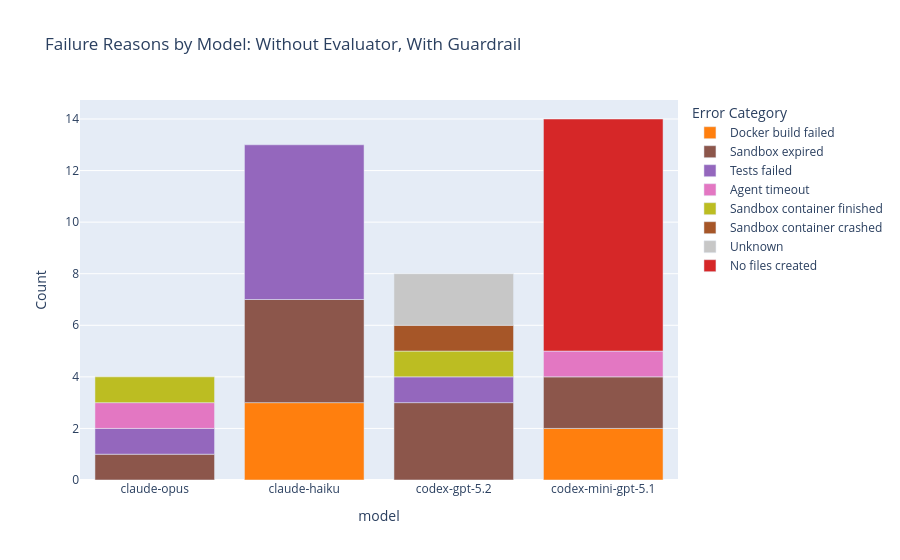

Here is the notebook cell this chart was saved with:
### Markdown cell above
## Common Failure Reasons

### Code cell
failures = df[~df["success"]].copy()


def categorize_error(msg):
    if not msg:
        return "Unknown"
    m = msg.lower()
    # Agent never created required files
    if "dockerfile not found" in m:
        return "No files created"
    # Agent timeout (budget/time exhausted)
    if "timeout" in m or "timed out" in m or "status timeout" in m:
        return "Agent timeout"
    # Modal sandbox expired — shut down before we could read results
    if "not found" in m and "already shut down" in m:
        return "Sandbox expired"
    # Modal sandbox crashed / container finished unexpectedly
    if "associated container has finished" in m:
        return "Sandbox container finished"
    if "container id" in m and ("finished" in m or "status=" in m):
        return "Sandbox container crashed"
    if "no container with id" in m:
        return "Sandbox container not found"
    # Docker image build failed (files exist but build broke)
    if "build failed" in m:
        return "Docker build failed"
    # Tests ran but returned non-zero
    if "test run failed" in m or ("test" in m and "return code" in m):
        return "Tests failed"
    # Low-level infra / network errors
    if any(x in m for x in ["nodename nor servname", "file descriptor not found", "errno", "eof"]):
        return "Infrastructure error"
    return "Other"


failures["error_category"] = failures["error_message"].apply(categorize_error)
err_df = failures.groupby(["model", "error_category"]).size().reset_index(name="count")

# Consistent color per category
category_colors = {
    "No files created": "#d62728",
    "Docker build failed": "#ff7f0e",
    "Tests failed": "#9467bd",
    "Agent timeout": "#e377c2",
    "Sandbox expired": "#8c564b",
    "Sandbox container finished": "#bcbd22",
    "Sandbox container crashed": "#a65628",
    "Sandbox container not found": "#f4a582",
    "Infrastructure error": "#7f7f7f",
    "Unknown": "#c7c7c7",
    "Other": "#17becf",
}

fig = px.bar(
    err_df,
    x="model",
    y="count",
    color="error_category",
    title="Failure Reasons by Model: Without Evaluator, With Guardrail",
    labels={"count": "Count", "error_category": "Error Category"},
    category_orders={"model": MODEL_ORDER},
    color_discrete_map=category_colors,
)
fig.show()

# Show what's left in "Other" if any
other_failures = failures[failures["error_category"] == "Other"]
if len(other_failures) > 0:
    print(f"\n{len(other_failures)} 'Other' failures remaining:")
    for _, row in other_failures.iterrows():
        print(f"  {row['model']:25s} {row['repo']:25s} {row['error_message'][:100]}")
else:
    print("\nNo uncategorized 'Other' failures.")

### Figure 1 — Plotly figure (JSON) as saved in the notebook; plotly's stock layout.template omitted (floating-point values rounded to 4 significant figures)
{"data": [{"hovertemplate": "Error Category=Docker build failed<br>model=%{x}<br>Count=%{y}<extra></extra>", "legendgroup": "Docker build failed", "marker": {"color": "#ff7f0e", "pattern": {"shape": ""}}, "name": "Docker build failed", "orientation": "v", "showlegend": true, "textposition": "auto", "type": "bar", "x": ["claude-haiku", "codex-mini-gpt-5.1"], "xaxis": "x", "y": [3, 2], "yaxis": "y"}, {"hovertemplate": "Error Category=Sandbox expired<br>model=%{x}<br>Count=%{y}<extra></extra>", "legendgroup": "Sandbox expired", "marker": {"color": "#8c564b", "pattern": {"shape": ""}}, "name": "Sandbox expired", "orientation": "v", "showlegend": true, "textposition": "auto", "type": "bar", "x": ["claude-haiku", "claude-opus", "codex-gpt-5.2", "codex-mini-gpt-5.1"], "xaxis": "x", "y": [4, 1, 3, 2], "yaxis": "y"}, {"hovertemplate": "Error Category=Tests failed<br>model=%{x}<br>Count=%{y}<extra></extra>", "legendgroup": "Tests failed", "marker": {"color": "#9467bd", "pattern": {"shape": ""}}, "name": "Tests failed", "orientation": "v", "showlegend": true, "textposition": "auto", "type": "bar", "x": ["claude-haiku", "claude-opus", "codex-gpt-5.2"], "xaxis": "x", "y": [6, 1, 1], "yaxis": "y"}, {"hovertemplate": "Error Category=Agent timeout<br>model=%{x}<br>Count=%{y}<extra></extra>", "legendgroup": "Agent timeout", "marker": {"color": "#e377c2", "pattern": {"shape": ""}}, "name": "Agent timeout", "orientation": "v", "showlegend": true, "textposition": "auto", "type": "bar", "x": ["claude-opus", "codex-mini-gpt-5.1"], "xaxis": "x", "y": [1, 1], "yaxis": "y"}, {"hovertemplate": "Error Category=Sandbox container finished<br>model=%{x}<br>Count=%{y}<extra></extra>", "legendgroup": "Sandbox container finished", "marker": {"color": "#bcbd22", "pattern": {"shape": ""}}, "name": "Sandbox container finished", "orientation": "v", "showlegend": true, "textposition": "auto", "type": "bar", "x": ["claude-opus", "codex-gpt-5.2"], "xaxis": "x", "y": [1, 1], "yaxis": "y"}, {"hovertemplate": "Error Category=Sandbox container crashed<br>model=%{x}<br>Count=%{y}<extra></extra>", "legendgroup": "Sandbox container crashed", "marker": {"color": "#a65628", "pattern": {"shape": ""}}, "name": "Sandbox container crashed", "orientation": "v", "showlegend": true, "textposition": "auto", "type": "bar", "x": ["codex-gpt-5.2"], "xaxis": "x", "y": [1], "yaxis": "y"}, {"hovertemplate": "Error Category=Unknown<br>model=%{x}<br>Count=%{y}<extra></extra>", "legendgroup": "Unknown", "marker": {"color": "#c7c7c7", "pattern": {"shape": ""}}, "name": "Unknown", "orientation": "v", "showlegend": true, "textposition": "auto", "type": "bar", "x": ["codex-gpt-5.2"], "xaxis": "x", "y": [2], "yaxis": "y"}, {"hovertemplate": "Error Category=No files created<br>model=%{x}<br>Count=%{y}<extra></extra>", "legendgroup": "No files created", "marker": {"color": "#d62728", "pattern": {"shape": ""}}, "name": "No files created", "orientation": "v", "showlegend": true, "textposition": "auto", "type": "bar", "x": ["codex-mini-gpt-5.1"], "xaxis": "x", "y": [9], "yaxis": "y"}], "layout": {"barmode": "relative", "legend": {"title": {"text": "Error Category"}, "tracegroupgap": 0}, "title": {"text": "Failure Reasons by Model: Without Evaluator, With Guardrail"}, "xaxis": {"anchor": "y", "categoryarray": ["claude-opus", "claude-haiku", "codex-gpt-5.2", "codex-mini-gpt-5.1"], "categoryorder": "array", "domain": [0, 1], "title": {"text": "model"}}, "yaxis": {"anchor": "x", "domain": [0, 1], "title": {"text": "Count"}}}}
